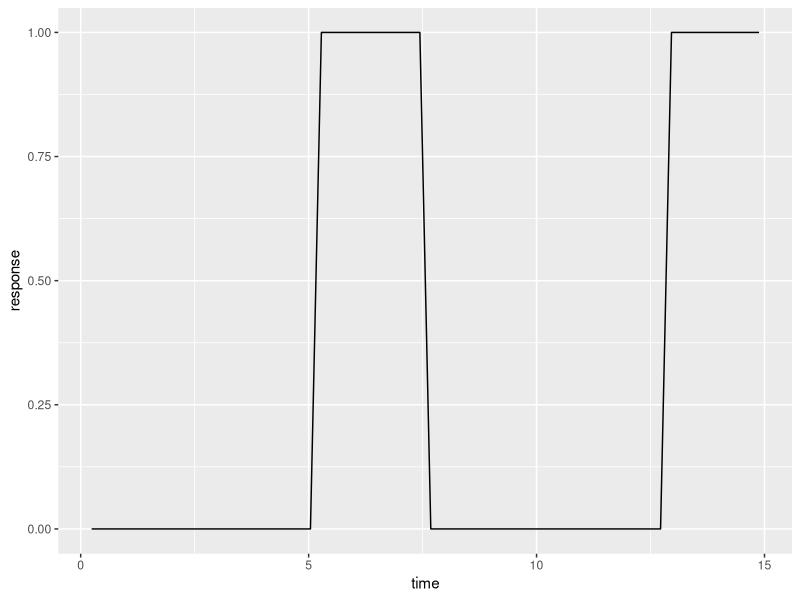
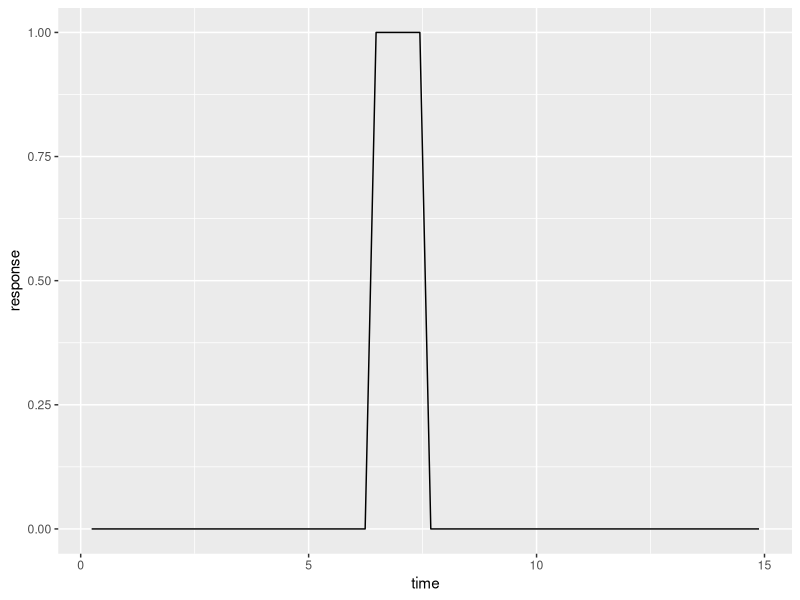
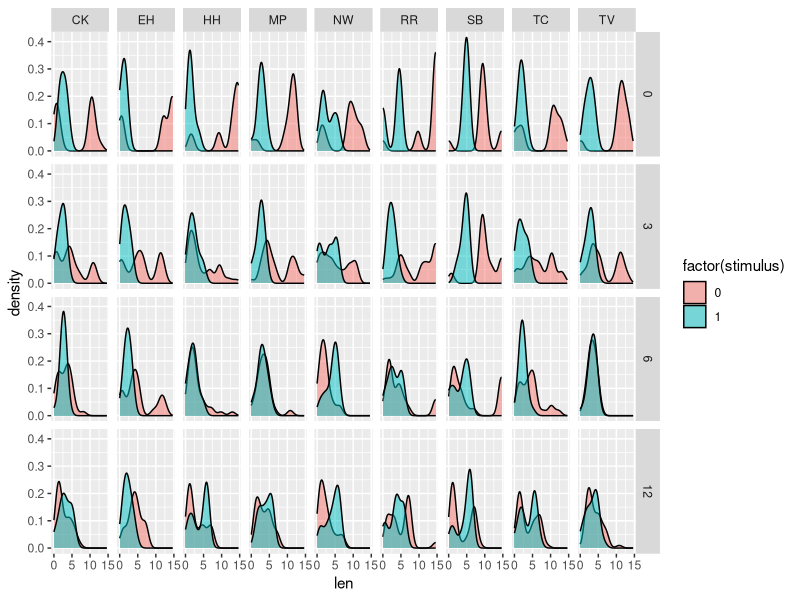
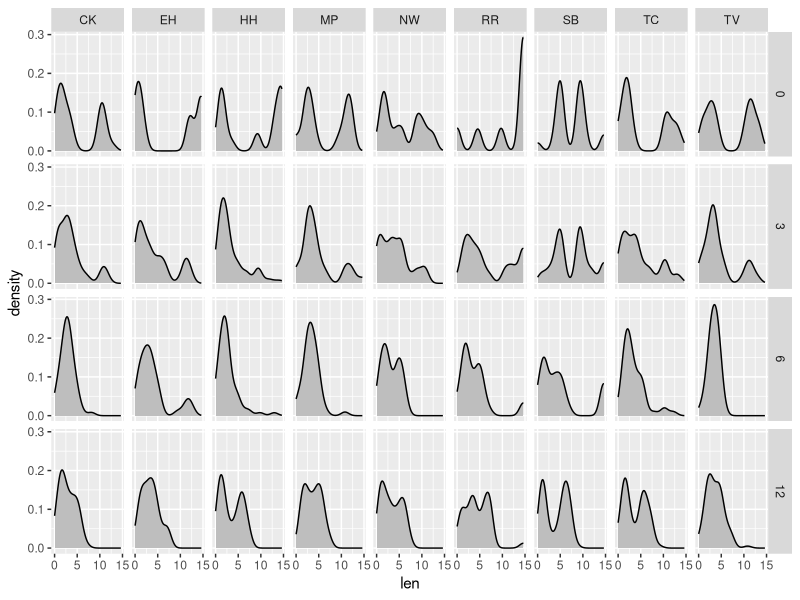
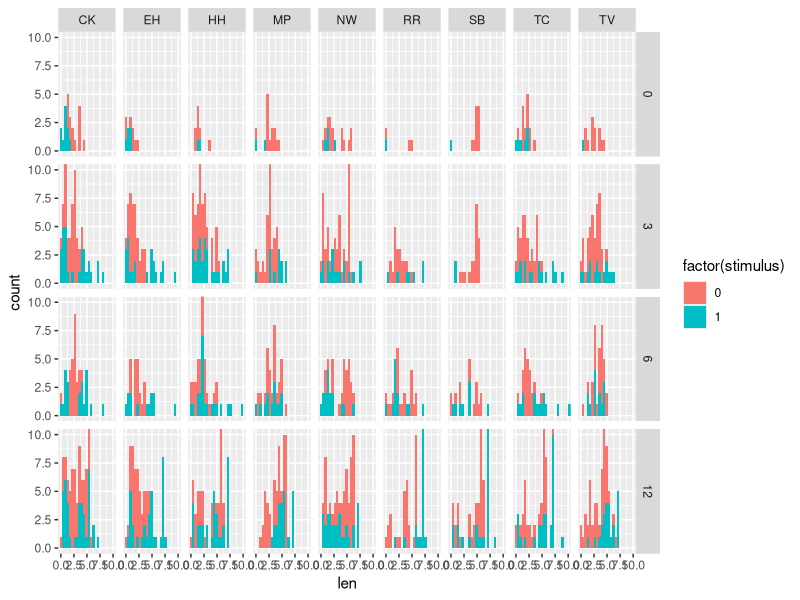
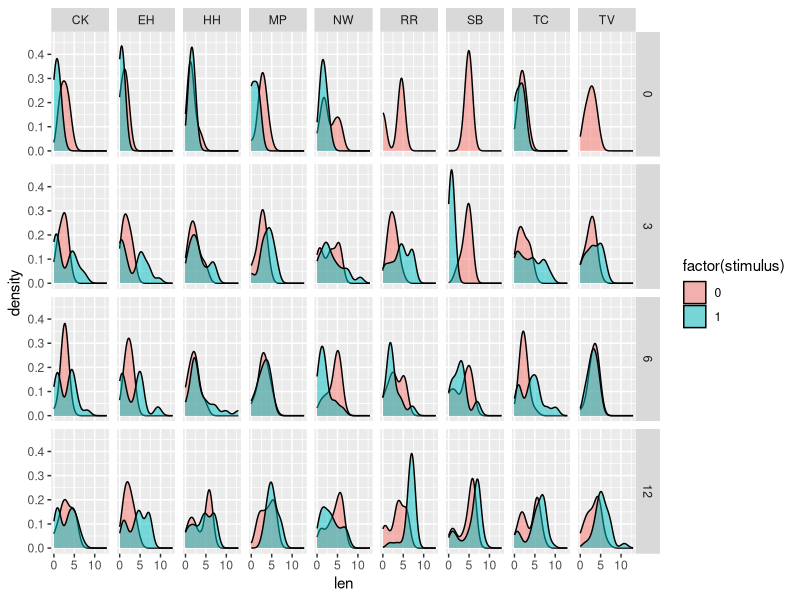
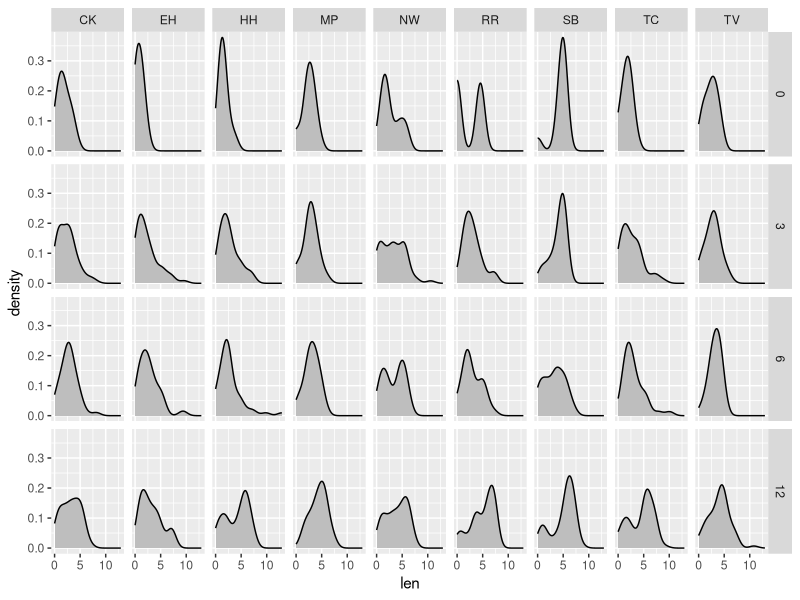
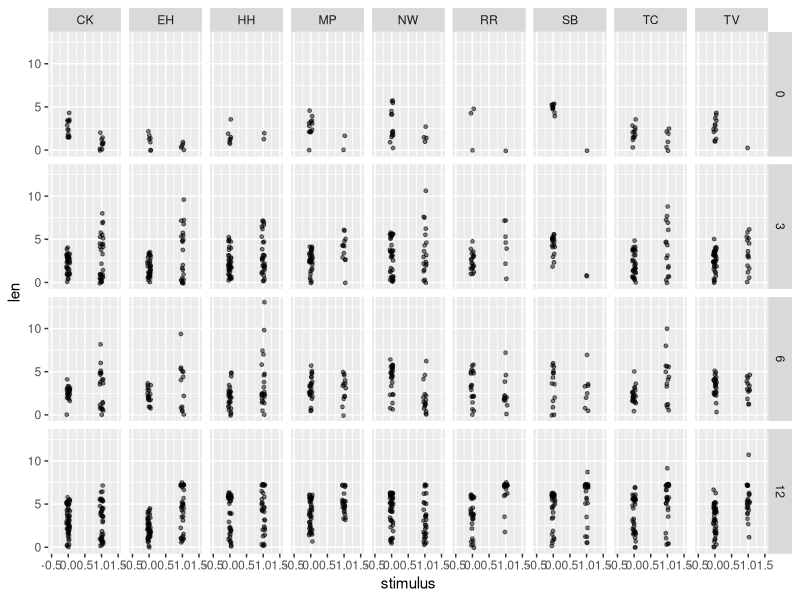

The R script that drew these images, in order:
library(stringr)
library(dplyr)
library(ggplot2)
library(tidyr)

df = read.csv("exp1A.csv")

df = df %>%
  group_by(sid) %>%
  mutate(trial = cumsum(lag(sample,default=first(sample)) > sample))

# compute percept lens
lens = df %>%
  group_by(sid,trial) %>%
  mutate(percept = cumsum(lag(response,
                              default=first(response)) != response)) %>%
  group_by(sid,trial,percept) %>%
  summarize(context_A = first(context_A),context_B = first(context_B),
            test_A = first(test_A), test_B = first(test_B), st = first(st),
            len = last(time) - first(time),stimulus = first(response))

# plot some of the individual trials to verify the summary
ggplot(filter(df,sid == "EH",trial == 30),aes(x=time,y=response)) +
  geom_line()
filter(lens,sid == "EH",trial == 30)

ggplot(filter(df,sid == "RR",trial == 12),aes(x=time,y=response)) +
  geom_line()
filter(lens,sid == "RR",trial == 12)

# show some statistics across listeners

ggplot(lens,aes(x=len,fill=factor(stimulus))) +
  geom_density(bw=0.25*sd(lens$len),alpha=0.5) + facet_grid(st~sid)

ggplot(lens,aes(x=len)) +
  geom_density(fill="gray",bw=0.25*sd(lens$len)) + facet_grid(st~sid)

nb_lens = lens %>%
  group_by(sid,trial) %>%
  mutate(len = lead(len))

ggplot(nb_lens,aes(x=len,fill=factor(stimulus))) +
  geom_histogram() + facet_grid(st~sid) +
  coord_cartesian(ylim=c(0,10),xlim=c(0,10))

ggplot(nb_lens,aes(x=len,fill=factor(stimulus))) +
  geom_density(bw=0.25*sd(lens$len),alpha=0.5) + facet_grid(st~sid)

ggplot(nb_lens,aes(x=len)) +
  geom_density(fill="gray",bw=0.25*sd(lens$len)) + facet_grid(st~sid)

ggplot(nb_lens,aes(y=len,x=stimulus)) +
  geom_point(position=position_jitter(width=0.05),alpha=0.5,size=1) +
  facet_grid(st~sid) + xlim(-0.5,1.5)

# a few thoughts looking at the histograms (seems to be the most
# informative view)

# - 1. it looks like there is some consistentcy across
#      conditions for each participant (is this some
#      interaction with context?)
# - 2. there are a fair number of

# wait... what? there are a lot of 1-stream responses...
# for ALL conditions... that must be about the bias....???
